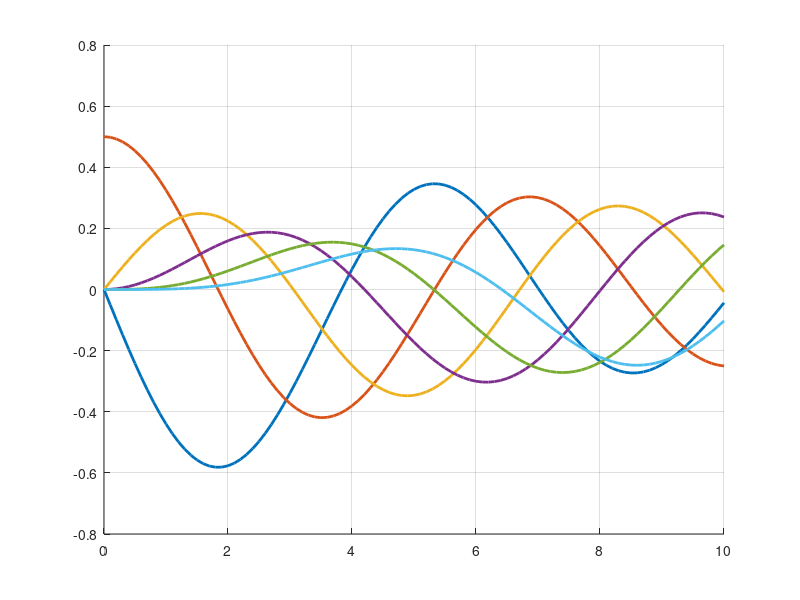

Recreate this plot in MATLAB.
z = eps:0.1:10;

m = 0:1:5;

for i = 1:length(m)
    der_ = (besselj(m(i) - 1, z) - besselj(m(i) + 1, z))./2;
    
    dz = 1e-5;
   
    bes = besselj(m(i), z);
    hold on;
    plot(z, der_, 'LineWidth', 2);
%     plot(z, bes, 'LineWidth', 2);
    hold on;
    grid on;
end
